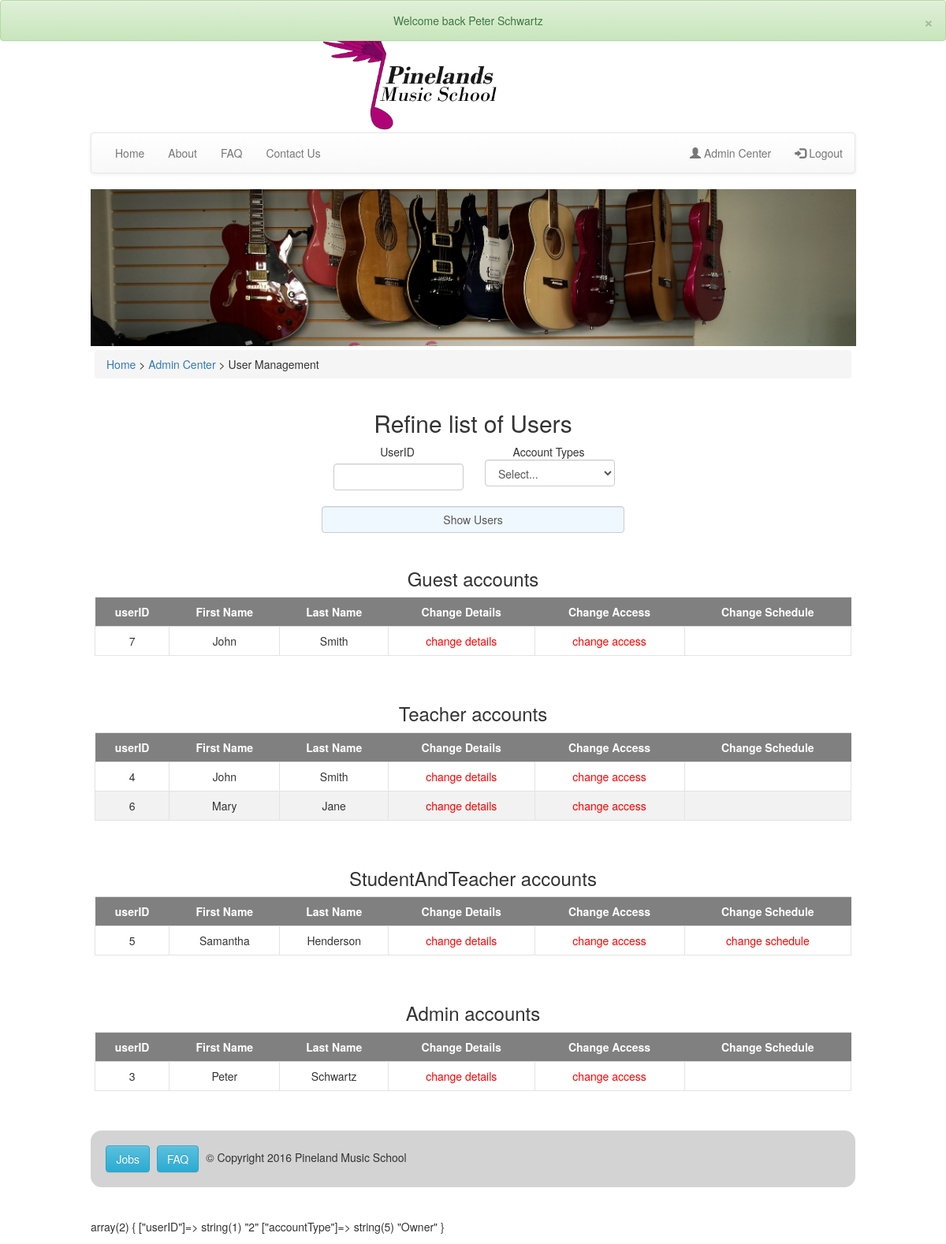
The app's page /pages/change/changeAuth.php (signed in) with its own data.
### tables this page shows
CREATE TABLE `users` (
  `UserID` int(11) NOT NULL,
  `firstName` varchar(40) NOT NULL,
  `lastName` varchar(40) NOT NULL,
  `DOB` date NOT NULL,
  `gender` enum('Male','Female') NOT NULL,
  `facebookId` varchar(80) DEFAULT NULL,
  `email` varchar(80) NOT NULL,
  `password` varchar(64) NOT NULL,
  `salt` varchar(32) NOT NULL,
  `accountType` enum('Guest','Student','Teacher','StudentAndTeacher','Admin','Owner') NOT NULL DEFAULT 'Guest',
  `comCode` varchar(64) DEFAULT NULL,
  `parentName` varchar(100) DEFAULT NULL,
  `parentEmail` varchar(100) DEFAULT NULL
);

### pages/change/changeAuth.php (the view, shortened to what this page needs)
<?php
include "../../inc/header.php";
include "../../inc/nav.php";
echo "<div class='content changeAuth'>";
?>
<div class="breadcrumb">
            <span><a href="../home/index.php">Home</a> > <a href="../admin/admincenter.php">Admin Center</a> > User Management</span>
        </div>
<?php
include "../searchUsers/searchUsers.php";
if (isset($_POST["userID"])){
    $userID = $_POST["userID"];
} else {
    $userID = null;
}
if (isset($_POST["accountType"])){
    $accountType = $_POST["accountType"];
} else {
    $accountType = null;
}
$column = array(
  'userID' => 'userID',
  'First Name' => 'firstName',
  'Last Name' => 'lastName'
);
if ($accountType != null){
    $accountTypes = array(
         0 => $accountType
    );
} else {
    $accountTypes = array(
        0 => "Guest",
        1 => "Student",
        2 => "Teacher",
        3 => "StudentAndTeacher",
    );
    if (isOwner($_SESSION['accountType'])){
        $accountTypes[4] = "Admin";
    }
}
foreach ($accountTypes as $type) {
    if ($userID != null){
         $result= mysqli_query($con,"SELECT userID, firstName, lastName FROM users WHERE userID='$userID' and accountType='$type'");
    } else {
         $result= mysqli_query($con,"SELECT userID, firstName, lastName FROM users WHERE accountType='$type'");
    }
    if (mysqli_num_rows($result) > 0) {
        echo "<h3>$type accounts</h3>";
        echo "<table class='table'><tr>";
        foreach ($column as $name => $col_name) {
          echo "<th>$name</th>";
        }
        echo "<th> Change Details </th>";
        echo "<th> Change Access </th>";
        echo "<th> Change Schedule </th> </tr>";
        while($row = mysqli_fetch_array($result)) {
          echo "<tr>";
          foreach ($column as $name => $col_name) {
            echo "<td>". $row[$col_name] . "</td>";
          }
          echo '<td><a href="../admin/adminModifyAccount.php?userID='.$row['userID'].'"><span class="changeAccess"> change details </span></a></td>';
          echo '<td><a href="../change/changeAuthProcess.php?userID='.$row['userID'].'"><span class="changeAccess"> change access </span></a></td>';
          if(($type !== "Admin") && ($type !== "Owner") && ($type !== "Guest") && ($type !== "Teacher"))
          {
            echo '<td><a href="../change/changeSchedule.php?userID='.$row['userID'].'"><span class="changeAccess"> change schedule </span></a></td></tr>';
          } else {
            echo '<td></td></tr>';
          }
        }
        echo "</table><br>";
    } else if (sizeof($accountTypes) == 1){
        echo "<h3> No users found. Search Again.";
    }
}
echo "</div>";
include "../../inc/footer.php";
?>

### css/main.css (style rules this page uses)
* { box-sizing: border-box; }
body { font-size: 62.5%; margin: 0; padding: 0; }
.content { display: inline-block; vertical-align: top; padding: 5px; width: 100%; }
.breadcrumb { text-align: left; }
table th { background-color: grey; color: white; text-align: center; padding: 4px 30px 4px 8px; }
table td { border: 1px solid #e3e3e3; padding: 4px 8px; min-width: 25px; }
table tr:nth-child(odd) td { background-color: #f2f2f2 ; }
table a { display:block; text-decoration:none; color: black; }
.changeAccess { color: red; }
.changeAuth { text-align: center; }

### records on screen
users: UserID "7", firstName "John", lastName "Smith"
users: UserID "4", firstName "John", lastName "Smith"
users: UserID "6", firstName "Mary", lastName "Jane"
users: UserID "5", firstName "Samantha", lastName "Henderson"
users: UserID "3", firstName "Peter", lastName "Schwartz"

### other values on screen
$_SESSION['success'] "Welcome back Peter Schwartz"
$type "Guest"
$name "userID"
$name "First Name"
$name "Last Name"
$type "Teacher"
$type "StudentAndTeacher"
$type "Admin"
